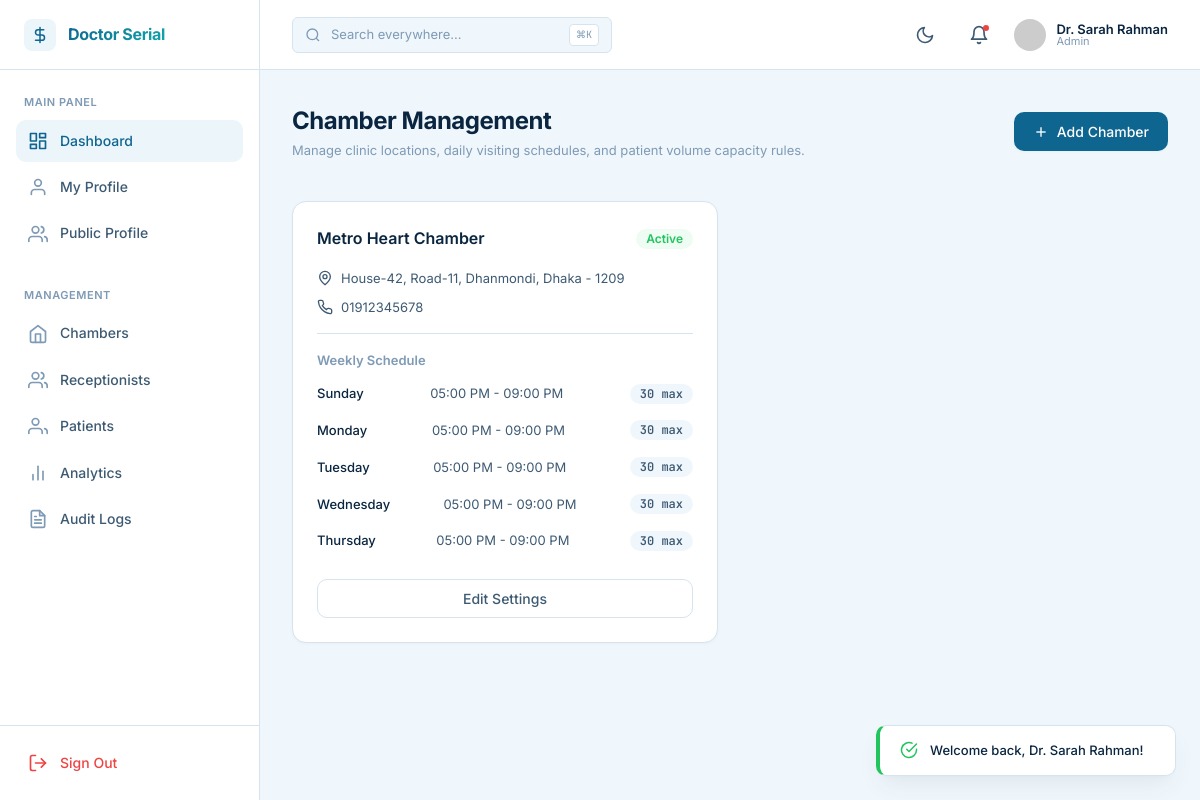
/doctor/chambers (signed in), run on the app's committed database.
### tables this page shows
CREATE TABLE `chambers` (
  `id` BIGINT UNSIGNED AUTO_INCREMENT PRIMARY KEY,
  `doctor_id` BIGINT UNSIGNED NOT NULL,
  `name` VARCHAR(255) NOT NULL,
  `address` TEXT NOT NULL,
  `phone` VARCHAR(50) DEFAULT NULL,
  `google_map_url` TEXT DEFAULT NULL,
  `is_active` BOOLEAN DEFAULT TRUE,
  `sort_order` INT DEFAULT 0,
  `created_at` DATETIME NOT NULL,
  `updated_at` DATETIME NOT NULL,
  FOREIGN KEY (`doctor_id`) REFERENCES `doctor_profile` (`id`) ON DELETE CASCADE
);

CREATE TABLE `chamber_schedules` (
  `id` BIGINT UNSIGNED AUTO_INCREMENT PRIMARY KEY,
  `chamber_id` BIGINT UNSIGNED NOT NULL,
  `day_of_week` TINYINT NOT NULL COMMENT '1=Sunday, 2=Monday, ..., 7=Saturday',
  `start_time` TIME NOT NULL,
  `end_time` TIME NOT NULL,
  `max_patients` INT NOT NULL DEFAULT 30,
  `is_active` BOOLEAN DEFAULT TRUE,
  `created_at` DATETIME NOT NULL,
  `updated_at` DATETIME NOT NULL,
  FOREIGN KEY (`chamber_id`) REFERENCES `chambers` (`id`) ON DELETE CASCADE,
  UNIQUE KEY `uk_chamber_day_time` (`chamber_id`, `day_of_week`, `start_time`)
);

### app/controllers/DoctorController.php (called while the page is built, shortened)
<?php
class DoctorController extends BaseController {
    public function manageChambers(): void {
        $chamberModel = new Chamber();
        $doctorModel = new DoctorProfile();
        $profile = $doctorModel->findBy('user_id', session('user_id'));
        $chambers = $chamberModel->getActiveChambers($profile['id']);
        foreach ($chambers as &$chamber) {
            $chamber['schedules'] = $chamberModel->getSchedules($chamber['id']);
        }
        $this->view('doctor/chambers', [
            'title' => 'Chamber Management',
            'chambers' => $chambers
        ]);
    }
}

### public/index.php (called while the page is built, shortened)
<?php
$router = new \App\Router();
$url = $_GET['url'] ?? $_SERVER['REQUEST_URI'] ?? '/';
$method = $_SERVER['REQUEST_METHOD'] ?? 'GET';
$router->resolve($url, $method);

### app/helpers/functions.php (called while the page is built, shortened)
<?php
if (!function_exists('env')) {
    function env(string $key, $default = null) {
        static $env = null;
        if ($env === null) {
            $envPath = dirname(__DIR__, 2) . '/.env';
            if (file_exists($envPath)) {
                $env = parse_ini_file($envPath);
            } else {
                $env = [];
            }
        }
        return $env[$key] ?? getenv($key) ?: $default;
    }
}
if (!function_exists('config')) {
    function config(string $key, $default = null) {
        static $configCache = [];
        $parts = explode('.', $key);
        $file = $parts[0];
        if (!isset($configCache[$file])) {
            $configPath = dirname(__DIR__) . "/config/{$file}.php";
            if (file_exists($configPath)) {
                $configCache[$file] = include $configPath;
            } else {
                $configCache[$file] = [];
            }
        }
        $value = $configCache[$file];
        for ($i = 1; $i < count($parts); $i++) {
            if (is_array($value) && isset($value[$parts[$i]])) {
                $value = $value[$parts[$i]];
            } else {
                return $default;
            }
        }
        return $value;
    }
}
if (!function_exists('esc')) {
    function esc(?string $string): string {
        return htmlspecialchars($string, ENT_QUOTES, 'UTF-8');
    }
}
if (!function_exists('session')) {
    function session(?string $key = null, $default = null) {
        return $_SESSION[$key] ?? $default;
    }
}

### app/config/database.php (called while the page is built)
<?php
return [
    'host' => env('DB_HOST', '127.0.0.1'),
    'port' => env('DB_PORT', '3306'),
    'database' => env('DB_DATABASE', 'doctor_serial'),
    'username' => env('DB_USERNAME', 'root'),
    'password' => env('DB_PASSWORD', ''),
    'charset' => 'utf8mb4',
    'options' => [
        PDO::ATTR_ERRMODE => PDO::ERRMODE_EXCEPTION,
        PDO::ATTR_DEFAULT_FETCH_MODE => PDO::FETCH_ASSOC,
        PDO::ATTR_EMULATE_PREPARES => false,
    ]
];

### app/config/app.php (called while the page is built)
<?php
return [
    'name' => env('APP_NAME', 'Doctor Serial Cloud'),
    'env' => env('APP_ENV', 'development'),
    'url' => env('APP_URL', 'http://localhost/doctor-serial'),
    'timezone' => 'Asia/Dhaka',
    'locale' => 'en',
];

### app/models/BaseModel.php (called while the page is built, shortened)
<?php
abstract class BaseModel {
    protected static ?PDO $db = null;
    protected string $table;
    public function __construct() {
        if (self::$db === null) {
            $config = config('database');
            $dsn = "mysql:host={$config['host']};port={$config['port']};dbname={$config['database']};charset={$config['charset']}";
            try {
                self::$db = new PDO($dsn, $config['username'], $config['password'], $config['options']);
            } catch (Exception $e) {
                throw new Exception("Database connection failed: " . $e->getMessage());
            }
        }
    }
    public function findBy(string $column, $value) {
        $sql = "SELECT * FROM {$this->table} WHERE {$column} = :val";
        $sql .= " LIMIT 1";
        $stmt = self::$db->prepare($sql);
        $stmt->execute(['val' => $value]);
        return $stmt->fetch() ?: null;
    }
    protected function query(string $sql, array $params = []): array {
        $stmt = self::$db->prepare($sql);
        $stmt->execute($params);
        return $stmt->fetchAll();
    }
}

### app/models/Chamber.php (called while the page is built, shortened)
<?php
class Chamber extends BaseModel {
    protected string $table = 'chambers';
    public function getActiveChambers(int $doctorId): array {
        $sql = "SELECT * FROM {$this->table}
                WHERE doctor_id = :doctor_id
                  AND is_active = 1
                ORDER BY sort_order ASC";
        return $this->query($sql, ['doctor_id' => $doctorId]);
    }
    public function getSchedules(int $chamberId): array {
        $sql = "SELECT * FROM chamber_schedules
                WHERE chamber_id = :chamber_id
                  AND is_active = 1
                ORDER BY day_of_week ASC";
        return $this->query($sql, ['chamber_id' => $chamberId]);
    }
}

### app/views/doctor/chambers.php (the view, shortened to what this page needs)
<div class="page-header">
    <div class="flex flex-col">
        <h1 class="page-title">Chamber Management</h1>
        <p style="font-size: 13px; color: var(--text-muted);">Manage clinic locations, daily visiting schedules, and patient volume capacity rules.</p>
    </div>
    <button class="btn btn-primary" onclick="Toast.info('Add Chamber feature coming in Phase 3!')">
        <svg xmlns="http://www.w3.org/2000/svg" width="16" height="16" viewBox="0 0 24 24" fill="none" stroke="currentColor" stroke-width="2"><line x1="12" y1="5" x2="12" y2="19"></line><line x1="5" y1="12" x2="19" y2="12"></line></svg>
        <span>Add Chamber</span>
    </button>
</div>
<div class="grid grid-cols-2 mt-4">
    <?php foreach ($chambers as $chamber): ?>
    <div class="card flex flex-col gap-4">
        <div class="flex justify-between align-center">
            <h3 style="font-size: 16px; font-weight: 600;"><?= esc($chamber['name']) ?></h3>
            <span class="badge badge-success">Active</span>
        </div>
        <div class="flex flex-col gap-2" style="font-size: 13px; color: var(--text-secondary);">
            <div class="flex align-center gap-2">
                <svg xmlns="http://www.w3.org/2000/svg" width="16" height="16" viewBox="0 0 24 24" fill="none" stroke="currentColor" stroke-width="2"><path d="M12 2a8 8 0 0 0-8 8c0 5.25 8 12 8 12s8-6.75 8-12a8 8 0 0 0-8-8z"></path><circle cx="12" cy="10" r="3"></circle></svg>
                <span><?= esc($chamber['address']) ?></span>
            </div>
            <div class="flex align-center gap-2">
                <span><?= esc($chamber['phone']) ?></span>
            </div>
        </div>
        <div style="border-bottom: 1px solid var(--bg-border);"></div>
        <div>
            <h4 style="font-size: 13px; font-weight: 600; text-uppercase; color: var(--text-muted); margin-bottom: 8px;">Weekly Schedule</h4>
            <div class="flex flex-col gap-2">
                <?php
                $days = [1 => 'Sunday', 2 => 'Monday', 3 => 'Tuesday', 4 => 'Wednesday', 5 => 'Thursday', 6 => 'Friday', 7 => 'Saturday'];
                foreach ($chamber['schedules'] as $schedule):
                ?>
                <div class="flex justify-between align-center" style="font-size: 13px; padding: 4px 0;">
                    <span style="font-weight: 500;"><?= esc($days[$schedule['day_of_week']]) ?></span>
                    <span style="color: var(--text-secondary);"><?= date('h:i A', strtotime($schedule['start_time'])) ?> - <?= date('h:i A', strtotime($schedule['end_time'])) ?></span>
                    <span class="badge" style="background: var(--bg-primary); color: var(--text-secondary); font-family: var(--font-mono);"><?= esc($schedule['max_patients']) ?> max</span>
                </div>
                <?php endforeach; ?>
            </div>
        </div>
        <div class="flex justify-end gap-2 mt-2">
            <button class="btn btn-secondary w-full" onclick="Toast.info('Edit schedule feature coming in Phase 3!')">Edit Settings</button>
        </div>
    </div>
    <?php endforeach; ?>
</div>

### app/Router.php (shortened to what this page needs)
<?php
class Router {
    protected array $routes = [];
    protected function addRoute(string $method, string $path, $handler, array $middlewares = [], ?string $name = null): void {
        $pattern = preg_replace('/\{([a-zA-Z0-9_]+)\}/', '(?P<$1>[a-zA-Z0-9_\-]+)', $path);
        $pattern = '#^' . rtrim($pattern, '/') . '/?$#i';
        $route = [
            'method' => $method,
            'path' => $path,
            'pattern' => $pattern,
            'handler' => $handler,
            'middlewares' => $middlewares,
            'name' => $name
        ];
        $this->routes[] = $route;
    }
    public function resolve(string $url, string $method) {
        $url = parse_url($url, PHP_URL_PATH);
        $url = '/' . ltrim($url, '/');
        foreach ($this->routes as $route) {
            if ($route['method'] === $method && preg_match($route['pattern'], $url, $matches)) {
                $params = array_filter($matches, 'is_string', ARRAY_FILTER_USE_KEY);
                $handler = $route['handler'];
                if (is_array($handler)) {
                    [$controllerClass, $methodName] = $handler;
                    if (class_exists($controllerClass)) {
                        $controller = new $controllerClass();
                        if (method_exists($controller, $methodName)) {
                            return call_user_func_array([$controller, $methodName], $params);
                        }
                    }
                    throw new \Exception("Controller or method not found: {$controllerClass}@{$methodName}");
                }
            }
        }
    }
}

### data on the page
chambers: name "Metro Heart Chamber", address "House-42, Road-11, Dhanmondi, Dhaka - 1209", phone "01912345678"
chamber_schedules: day_of_week "Sunday", start_time "05:00 PM", end_time "09:00 PM", max_patients "30"
chamber_schedules: day_of_week "Monday", start_time "05:00 PM", end_time "09:00 PM", max_patients "30"
chamber_schedules: day_of_week "Tuesday", start_time "05:00 PM", end_time "09:00 PM", max_patients "30"
chamber_schedules: day_of_week "Wednesday", start_time "05:00 PM", end_time "09:00 PM", max_patients "30"
chamber_schedules: day_of_week "Thursday", start_time "05:00 PM", end_time "09:00 PM", max_patients "30"
